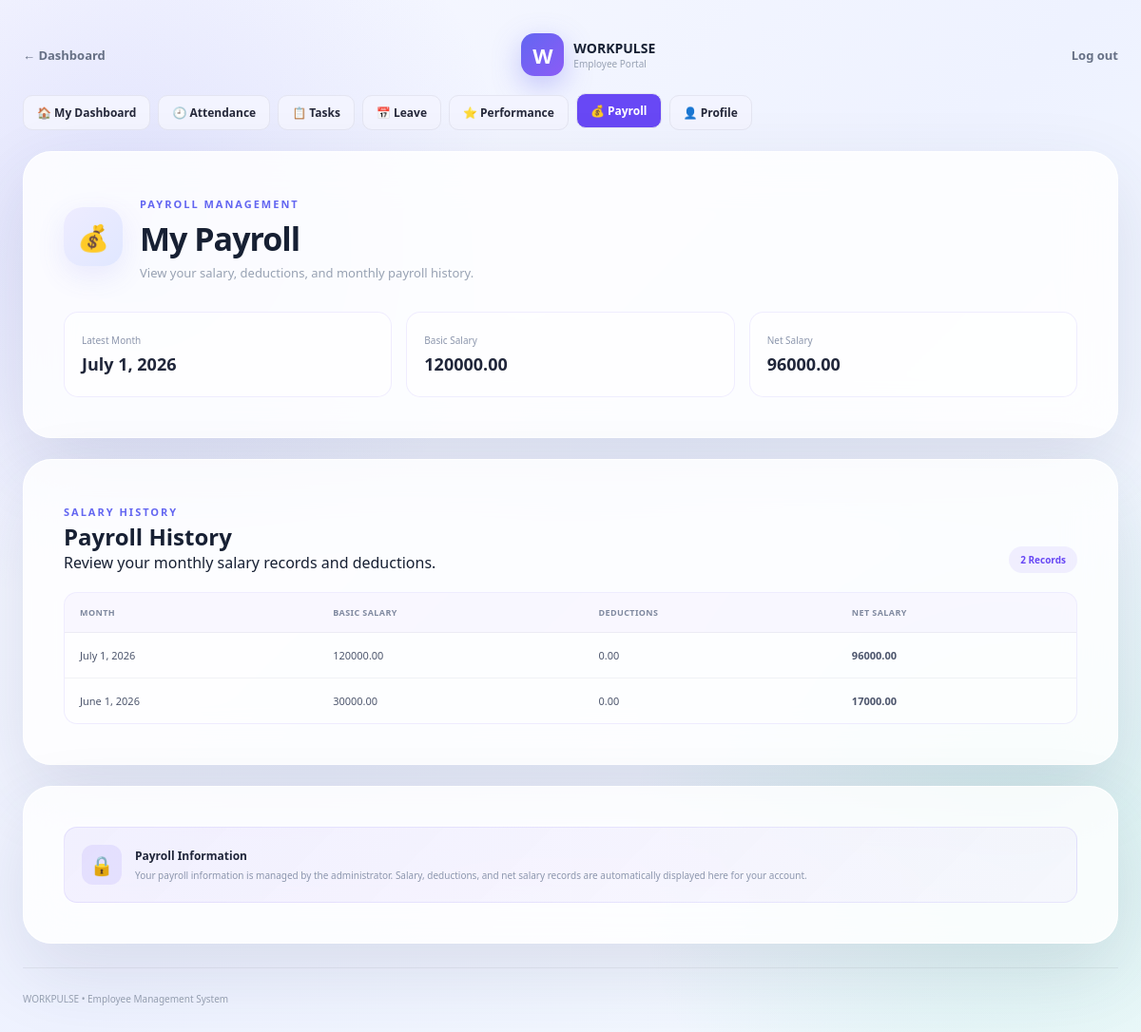
Screenshot of /employee/payroll/ (signed in) with the database file from the repository.
### core/models.py (models this page shows, shortened)
class Payroll(models.Model):
    employee = models.ForeignKey(
        Employee,
        on_delete=models.CASCADE,
        related_name='payrolls'
    )
    month = models.DateField(
        help_text="Use the first day of the payroll month."
    )
    basic_salary = models.DecimalField(
        max_digits=12,
        decimal_places=2,
        default=0
    )
    working_days = models.PositiveIntegerField(
        default=30
    )
    present_days = models.DecimalField(
        max_digits=6,
        decimal_places=2,
        default=0
    )
    leave_days = models.PositiveIntegerField(
        default=0
    )
    deductions = models.DecimalField(
        max_digits=12,
        decimal_places=2,
        default=0
    )
    net_salary = models.DecimalField(
        max_digits=12,
        decimal_places=2,
        default=0
    )
    auto_working_days = models.PositiveIntegerField(
        default=30
    )
    auto_present_days = models.DecimalField(
        max_digits=6,
        decimal_places=2,
        default=0
    )
    auto_paid_leave_days = models.DecimalField(
        max_digits=6,
        decimal_places=2,
        default=0
    )
    auto_unpaid_leave_days = models.DecimalField(
        max_digits=6,
        decimal_places=2,
        default=0
    )
    auto_leave_days = models.DecimalField(
        max_digits=6,
        decimal_places=2,
        default=0
    )
    auto_net_salary = models.DecimalField(
        max_digits=12,
        decimal_places=2,
        default=0
    )
    manual_override = models.BooleanField(
        default=False,
        help_text=(
            "When enabled, admin values are used instead "
            "of automatic attendance/payroll values."
        )
    )
    manual_working_days = models.PositiveIntegerField(
        null=True,
        blank=True
    )
    manual_present_days = models.DecimalField(
        max_digits=6,
        decimal_places=2,
        null=True,
        blank=True
    )
    manual_paid_leave_days = models.DecimalField(
        max_digits=6,
        decimal_places=2,
        null=True,
        blank=True
    )
    manual_unpaid_leave_days = models.DecimalField(
        max_digits=6,
        decimal_places=2,
        null=True,
        blank=True
    )
    manual_deductions = models.DecimalField(
        max_digits=12,
        decimal_places=2,
        null=True,
        blank=True
    )
    manual_net_salary = models.DecimalField(
        max_digits=12,
        decimal_places=2,
        null=True,
        blank=True
    )
    generated_at = models.DateTimeField(
        auto_now_add=True
    )
    updated_at = models.DateTimeField(
        auto_now=True
    )
    class Meta:
        constraints = [
            models.UniqueConstraint(
                fields=['employee', 'month'],
                name='unique_employee_payroll_per_month'
            )
        ]
        ordering = ['-month']

### core/views.py (the view)
@employee_required
def employee_payroll(request):
    employee = request.user.employee_profile
    return render(request, 'core/employee_payroll.html', {'employee': employee, 'payrolls': employee.payrolls.all()})

### core/context_processors.py (called while the page is built)
def workpulse_notifications(request):
    if not request.user.is_authenticated:
        return {}
    notifications = Notification.objects.filter(recipient=request.user)
    return {
        'unread_notifications': notifications.filter(read_at__isnull=True)[:5],
        'unread_notification_count': notifications.filter(read_at__isnull=True).count(),
    }

### core/views.py (called while the page is built)
def employee_required(view):
    return never_cache(user_passes_test(
        lambda user: user.is_authenticated and hasattr(user, 'employee_profile'),
        login_url='employee_login',
    )(view))

### core/templates/core/employee_payroll.html (shortened to what this page needs)
{% load static %}
<!doctype html>
<html lang="en">
<head>
    <link
        rel="stylesheet"
        href="{% static 'core/css/style.css' %}"
    >
</head>
<body class="form-page payroll-page">
<main class="form-wrapper">
    <div class="form-top">
        <a
            href="{% url 'employee_dashboard' %}"
            class="back-link"
        >
            &larr; Dashboard
        </a>
        <div class="form-brand">
            <div class="brand-icon">
                W
            </div>
            <div>
                <strong>
                    WORKPULSE
                </strong>
                <span>
                    Employee Portal
                </span>
            </div>
        </div>
        <a
            href="{% url 'logout' %}"
            class="back-link"
        >
            Log out
        </a>
    </div>
    <nav class="main-navigation">
        <a href="{% url 'employee_dashboard' %}">
            🏠 My Dashboard
        </a>
        <a href="{% url 'employee_attendance' %}">
            🕘 Attendance
        </a>
        <a href="{% url 'employee_tasks' %}">
            📋 Tasks
        </a>
        <a href="{% url 'employee_leave' %}">
            📅 Leave
        </a>
        <a href="{% url 'employee_performance' %}">
            ⭐ Performance
        </a>
        <a
            class="active"
            href="{% url 'employee_payroll' %}"
        >
            💰 Payroll
        </a>
        <a href="{% url 'employee_profile' %}">
            👤 Profile
        </a>
    </nav>
    <section class="form-card">
        <div class="form-heading">
            <div class="form-icon">
                💰
            </div>
            <div>
                <span class="section-label">
                    PAYROLL MANAGEMENT
                </span>
                <h1>
                    My Payroll
                </h1>
                <p>
                    View your salary, deductions,
                    and monthly payroll history.
                </p>
            </div>
        </div>
        <div class="payroll-summary">
            <div class="payroll-summary-card">
                <span class="payroll-summary-label">
                    Latest Month
                </span>
                <span class="payroll-summary-value">
                    {% if payrolls %}
                        {{ payrolls.0.month }}
                    {% else %}
                        —
                    {% endif %}
                </span>
            </div>
            <div class="payroll-summary-card">
                <span class="payroll-summary-label">
                    Basic Salary
                </span>
                <span class="payroll-summary-value">
                    {% if payrolls %}
                        {{ payrolls.0.basic_salary }}
                    {% else %}
                        —
                    {% endif %}
                </span>
            </div>
            <div class="payroll-summary-card">
                <span class="payroll-summary-label">
                    Net Salary
                </span>
                <span class="payroll-summary-value">
                    {% if payrolls %}
                        {{ payrolls.0.net_salary }}
                    {% else %}
                        —
                    {% endif %}
                </span>
            </div>
        </div>
    </section>
    <section class="form-card">
        <div class="payroll-history-header">
            <div>
                <span class="section-label">
                    SALARY HISTORY
                </span>
                <h2>
                    Payroll History
                </h2>
                <p>
                    Review your monthly salary records
                    and deductions.
                </p>
            </div>
            <span class="payroll-count">
                {{ payrolls|length }} Records
            </span>
        </div>
        <div class="payroll-table-wrapper">
            <table class="payroll-table">
                <thead>
                    <tr>
                        <th>
                            Month
                        </th>
                        <th>
                            Basic Salary
                        </th>
                        <th>
                            Deductions
                        </th>
                        <th>
                            Net Salary
                        </th>
                    </tr>
                </thead>
                <tbody>
                    {% for item in payrolls %}
                    <tr>
                        <td>
                            {{ item.month }}
                        </td>
                        <td>
                            {{ item.basic_salary }}
                        </td>
                        <td>
                            {{ item.deductions }}
                        </td>
                        <td class="net-salary">
                            {{ item.net_salary }}
                        </td>
                    </tr>
                    {% endfor %}
                </tbody>
            </table>
        </div>
    </section>
    <section class="form-card">
        <div class="payroll-note">
            <div class="payroll-note-icon">
                🔒
            </div>
            <div>
                <div class="payroll-note-title">
                    Payroll Information
                </div>
                <div class="payroll-note-text">
                    Your payroll information is managed by
                    the administrator. Salary, deductions,
                    and net salary records are automatically
                    displayed here for your account.
                </div>
            </div>
        </div>
    </section>
    <footer class="form-footer">
        WORKPULSE • Employee Management System
    </footer>
</main>
</body>
</html>

### core/static/core/css/style.css (style rules this page uses)
* { margin: 0; padding: 0; box-sizing: border-box; }
html { scroll-behavior: smooth; }
body { font-family: "Segoe UI", Arial, sans-serif; min-height: 100vh; color: #172033; overflow-x: hidden; background: radial-gradient(circle at 10% 20%, rgba(99,102,241,.14), transparent 30%), radial-gradient(circle at 90% 80%, rgba(16,185,129,.12), transparent 30%), linear-gradient(135deg, #f8f9ff, #eef2ff 50%, #f5fbff); }
.brand-icon { width: 45px; height: 45px; display: grid; place-items: center; color: white; font-weight: 800; font-size: 22px; border-radius: 14px; background: linear-gradient( 135deg, #6366f1, #8b5cf6 ); box-shadow: 0 10px 30px rgba(99,102,241,.35); }
.eyebrow, .section-label { color: #6366f1; font-size: 11px; font-weight: 800; letter-spacing: 2px; }
footer { display: flex; justify-content: space-between; margin-top: 60px; padding-top: 25px; border-top: 1px solid rgba(0,0,0,.06); color: #98a2b3; font-size: 11px; }
.form-page { min-height: 100vh; display: flex; align-items: center; justify-content: center; }
.form-wrapper { width: min(1500px, calc(100% - 48px)); padding: 35px 0 50px; animation: formEnter .7s ease; }
.form-top { display: flex; justify-content: space-between; align-items: center; margin-bottom: 20px; }
.back-link { text-decoration: none; color: #667085; font-size: 13px; font-weight: 600; transition: .25s; }
.form-brand { display: flex; align-items: center; gap: 10px; }
.form-brand strong { display: block; font-size: 14px; }
.form-brand span { display: block; color: #98a2b3; font-size: 10px; }
.form-card { padding: 42px; border-radius: 30px; background: rgba(255,255,255,.82); border: 1px solid rgba(255,255,255,.95); backdrop-filter: blur(25px); box-shadow: 0 30px 80px rgba(50,60,100,.12); }
.form-heading { display: flex; align-items: center; gap: 18px; margin-bottom: 32px; }
.form-icon { width: 62px; height: 62px; display: grid; place-items: center; border-radius: 20px; font-size: 27px; background: linear-gradient( 135deg, #eeecff, #e0e7ff ); box-shadow: 0 10px 30px rgba(99,102,241,.12); }
.form-heading h1 { margin-top: 4px; font-size: 34px; letter-spacing: -1px; }
.form-heading p { color: #98a2b3; font-size: 13px; margin-top: 4px; }
.form-footer { text-align: center; margin-top: 25px; color: #98a2b3; font-size: 10px; }
.main-navigation { display: flex; flex-wrap: wrap; gap: 8px; margin-bottom: 22px; }
.main-navigation a { padding: 9px 14px; border: 1px solid #e4e5f1; border-radius: 10px; background: #f3f4ff; color: #25283a; font-size: 12px; font-weight: 600; text-decoration: none; transition: transform .2s ease, background .2s ease, color .2s ease; }
.main-navigation a:hover, .main-navigation a.active { background: #6848f5; color: white; transform: translateY(-2px); }

### rows the page displays
Payroll: month "July 1, 2026", basic_salary "120000.00", net_salary "96000.00", deductions "0.00"
Payroll: month "June 1, 2026", basic_salary "30000.00", deductions "0.00", net_salary "17000.00"

### other values shown
{{ payrolls|length }} "2"
